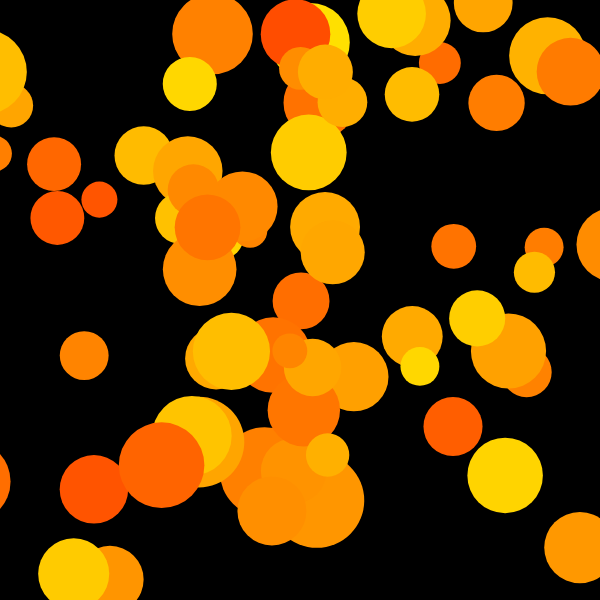
Frame 1 (no input)
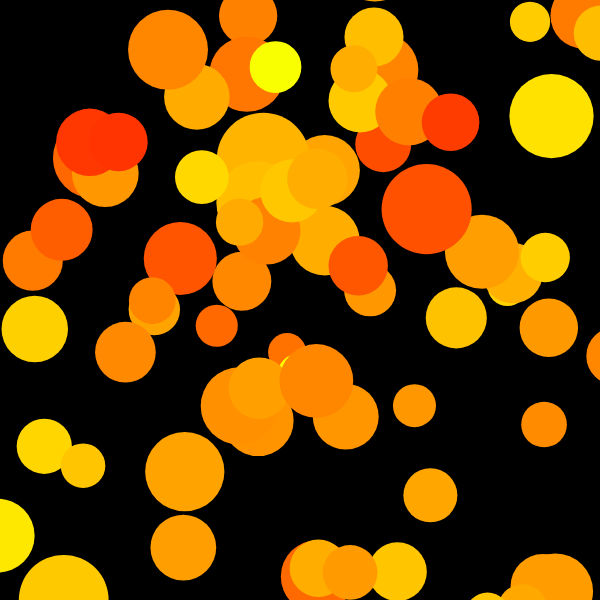
Frame 60 (no input)
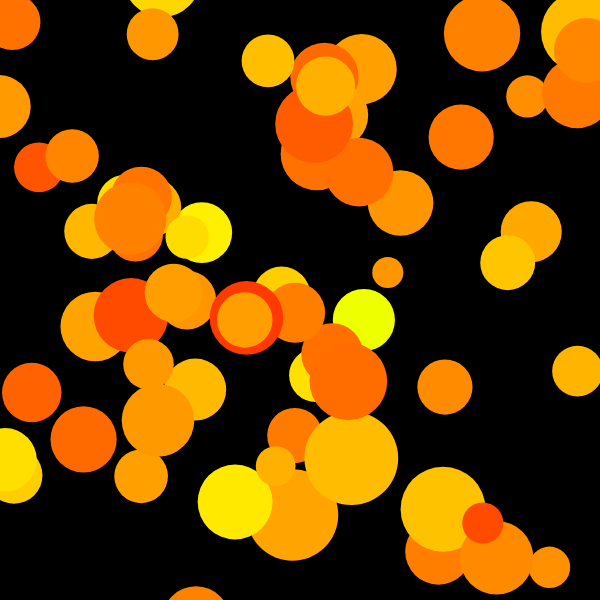
Frame 120 (the mouse pressed at the canvas centre since frame 60)

The p5.js sketch that drew these frames (run headless with seeded random() and noise() and a simulated clock; from frame 60 on, the mouse is pressed at the canvas centre):

// p5.js sketch
// ── sketch.js
const totalFrames = 480;
let counter = 0;
let loopCount = 0

const particles = new Array(100);

function setup() {
  createCanvas(600, 600);
  for (let i = 0; i < particles.length; i++) {
    particles[i] = new Particle();
  }
  colorMode(HSB)
}

function draw() {
  let percent = (counter++ % totalFrames) / totalFrames;
  render(percent);
}

function render(percent) {
  if (percent === 0) console.log('loop', loopCount++)
  background(0);

  const a = percent * TWO_PI;
  for (const p of particles) {
    p.render(a);
  }
}

// ── noiseLoop.js
class NoiseLoop {
  constructor(diameter, min, max) {
    this.diameter = diameter;
    this.min = min;
    this.max = max;
    this.cx = random(1000);
    this.cy = random(1000);
  }

  value(a) {
    // circle on a 2D noise plane
    const xoff = map(cos(a), -1, 1, this.cx, this.cx + this.diameter);
    const yoff = map(sin(a), -1, 1, this.cy, this.cy + this.diameter);
    const r = noise(xoff, yoff);
    // 2D to 1D
    return map(r, 0, 1, this.min, this.max);
  }
}

// ── particle.js
class Particle {
  constructor() {
    this.xNoise = new NoiseLoop(0.5, -width, width * 2);
    this.yNoise = new NoiseLoop(0.5, -height, height * 2);
    this.dNoise = new NoiseLoop(7, 10, 120);
    this.hNoise = new NoiseLoop(4, 0, 80);
  }

  render(a) {
    noStroke();

    const x = this.xNoise.value(a);
    const y = this.yNoise.value(a);
    const d = this.dNoise.value(a);
    const h = this.hNoise.value(a);

    fill(h, 255, 255, 200);
    ellipse(x, y, d);
  }
}
